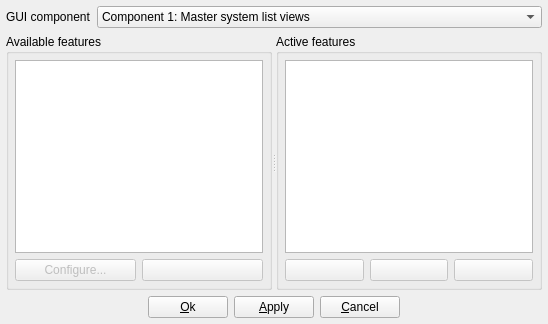
<?xml version="1.0" encoding="UTF-8"?>
<ui version="4.0">
 <author>R. Reucher</author>
 <class>ComponentSetup</class>
 <widget class="QDialog" name="ComponentSetup">
  <property name="geometry">
   <rect>
    <x>0</x>
    <y>0</y>
    <width>548</width>
    <height>324</height>
   </rect>
  </property>
  <property name="windowTitle">
   <string>Component setup</string>
  </property>
  <layout class="QGridLayout" name="gridLayout" rowstretch="0,1,0">
   <item row="0" column="0">
    <layout class="QHBoxLayout" name="horizontalLayout1">
     <item>
      <widget class="QLabel" name="labelGuiComponent">
       <property name="text">
        <string>GUI component</string>
       </property>
      </widget>
     </item>
     <item>
      <widget class="QComboBox" name="comboBoxComponents">
       <property name="sizePolicy">
        <sizepolicy hsizetype="MinimumExpanding" vsizetype="Fixed">
         <horstretch>0</horstretch>
         <verstretch>0</verstretch>
        </sizepolicy>
       </property>
       <property name="toolTip">
        <string>Select GUI component to set up</string>
       </property>
       <item>
        <property name="text">
         <string>Component 1: Master system list views</string>
        </property>
       </item>
       <item>
        <property name="text">
         <string>Component 2: System-specific detail tabs</string>
        </property>
       </item>
       <item>
        <property name="text">
         <string>Component 3: Logs and special widgets</string>
        </property>
       </item>
       <item>
        <property name="text">
         <string>Component 4: Software-detail widget</string>
        </property>
       </item>
      </widget>
     </item>
    </layout>
   </item>
   <item row="1" column="0">
    <widget class="QSplitter" name="hSplitter">
     <property name="orientation">
      <enum>Qt::Horizontal</enum>
     </property>
     <property name="childrenCollapsible">
      <bool>false</bool>
     </property>
     <widget class="QGroupBox" name="groupBoxAvailableFeatures">
      <property name="title">
       <string>Available features</string>
      </property>
      <layout class="QGridLayout" name="gridLayoutAvailableFeatures">
       <item row="0" column="0">
        <widget class="QListWidget" name="listWidgetAvailableFeatures">
         <property name="toolTip">
          <string>List of available features</string>
         </property>
         <property name="selectionMode">
          <enum>QAbstractItemView::ExtendedSelection</enum>
         </property>
        </widget>
       </item>
       <item row="1" column="0">
        <layout class="QHBoxLayout" name="horizontalLayout2">
         <item>
          <widget class="QPushButton" name="pushButtonConfigureFeature">
           <property name="enabled">
            <bool>false</bool>
           </property>
           <property name="sizePolicy">
            <sizepolicy hsizetype="Minimum" vsizetype="Minimum">
             <horstretch>0</horstretch>
             <verstretch>0</verstretch>
            </sizepolicy>
           </property>
           <property name="toolTip">
            <string>Configure current feature</string>
           </property>
           <property name="text">
            <string>Configure...</string>
           </property>
           <property name="icon">
            <iconset resource="qmc2.qrc">
             <normaloff>:/data/img/configure.png</normaloff>:/data/img/configure.png</iconset>
           </property>
          </widget>
         </item>
         <item>
          <widget class="QPushButton" name="pushButtonActivateFeatures">
           <property name="enabled">
            <bool>false</bool>
           </property>
           <property name="sizePolicy">
            <sizepolicy hsizetype="Minimum" vsizetype="Minimum">
             <horstretch>0</horstretch>
             <verstretch>0</verstretch>
            </sizepolicy>
           </property>
           <property name="toolTip">
            <string>Activate selected features</string>
           </property>
           <property name="text">
            <string/>
           </property>
           <property name="icon">
            <iconset resource="qmc2.qrc">
             <normaloff>:/data/img/right_action.png</normaloff>:/data/img/right_action.png</iconset>
           </property>
          </widget>
         </item>
        </layout>
       </item>
      </layout>
     </widget>
     <widget class="QGroupBox" name="groupBoxActiveFeatures">
      <property name="title">
       <string>Active features</string>
      </property>
      <layout class="QGridLayout" name="gridLayoutActiveFeatures">
       <item row="0" column="0">
        <widget class="QListWidget" name="listWidgetActiveFeatures">
         <property name="toolTip">
          <string>List of active features and their order</string>
         </property>
         <property name="selectionMode">
          <enum>QAbstractItemView::ExtendedSelection</enum>
         </property>
        </widget>
       </item>
       <item row="1" column="0">
        <layout class="QHBoxLayout" name="horizontalLayout3">
         <item>
          <widget class="QPushButton" name="pushButtonDeactivateFeatures">
           <property name="enabled">
            <bool>false</bool>
           </property>
           <property name="sizePolicy">
            <sizepolicy hsizetype="Minimum" vsizetype="Minimum">
             <horstretch>0</horstretch>
             <verstretch>0</verstretch>
            </sizepolicy>
           </property>
           <property name="toolTip">
            <string>Deactivate selected features</string>
           </property>
           <property name="icon">
            <iconset resource="qmc2.qrc">
             <normaloff>:/data/img/left_action.png</normaloff>:/data/img/left_action.png</iconset>
           </property>
          </widget>
         </item>
         <item>
          <widget class="QPushButton" name="pushButtonFeatureUp">
           <property name="enabled">
            <bool>false</bool>
           </property>
           <property name="sizePolicy">
            <sizepolicy hsizetype="Minimum" vsizetype="Minimum">
             <horstretch>0</horstretch>
             <verstretch>0</verstretch>
            </sizepolicy>
           </property>
           <property name="toolTip">
            <string>Move selected feature up</string>
           </property>
           <property name="icon">
            <iconset resource="qmc2.qrc">
             <normaloff>:/data/img/up_action.png</normaloff>:/data/img/up_action.png</iconset>
           </property>
           <property name="autoRepeat">
            <bool>true</bool>
           </property>
          </widget>
         </item>
         <item>
          <widget class="QPushButton" name="pushButtonFeatureDown">
           <property name="enabled">
            <bool>false</bool>
           </property>
           <property name="sizePolicy">
            <sizepolicy hsizetype="Minimum" vsizetype="Minimum">
             <horstretch>0</horstretch>
             <verstretch>0</verstretch>
            </sizepolicy>
           </property>
           <property name="toolTip">
            <string>Move selected feature down</string>
           </property>
           <property name="icon">
            <iconset resource="qmc2.qrc">
             <normaloff>:/data/img/down_action.png</normaloff>:/data/img/down_action.png</iconset>
           </property>
           <property name="autoRepeat">
            <bool>true</bool>
           </property>
          </widget>
         </item>
        </layout>
       </item>
      </layout>
     </widget>
    </widget>
   </item>
   <item row="2" column="0">
    <layout class="QHBoxLayout" name="horizontalLayout4">
     <item>
      <spacer name="horizontalSpacer1">
       <property name="orientation">
        <enum>Qt::Horizontal</enum>
       </property>
       <property name="sizeHint" stdset="0">
        <size>
         <width>0</width>
         <height>20</height>
        </size>
       </property>
      </spacer>
     </item>
     <item>
      <widget class="QPushButton" name="pushButtonOk">
       <property name="toolTip">
        <string>Apply component setup and close dialog</string>
       </property>
       <property name="text">
        <string>&amp;Ok</string>
       </property>
       <property name="icon">
        <iconset resource="qmc2.qrc">
         <normaloff>:/data/img/yes.png</normaloff>:/data/img/yes.png</iconset>
       </property>
      </widget>
     </item>
     <item>
      <widget class="QPushButton" name="pushButtonApply">
       <property name="toolTip">
        <string>Apply component setup</string>
       </property>
       <property name="text">
        <string>&amp;Apply</string>
       </property>
       <property name="icon">
        <iconset resource="qmc2.qrc">
         <normaloff>:/data/img/filesave.png</normaloff>:/data/img/filesave.png</iconset>
       </property>
      </widget>
     </item>
     <item>
      <widget class="QPushButton" name="pushButtonCancel">
       <property name="toolTip">
        <string>Cancel component setup and close dialog</string>
       </property>
       <property name="text">
        <string>&amp;Cancel</string>
       </property>
       <property name="icon">
        <iconset resource="qmc2.qrc">
         <normaloff>:/data/img/no.png</normaloff>:/data/img/no.png</iconset>
       </property>
      </widget>
     </item>
     <item>
      <spacer name="horizontalSpacer2">
       <property name="orientation">
        <enum>Qt::Horizontal</enum>
       </property>
       <property name="sizeHint" stdset="0">
        <size>
         <width>0</width>
         <height>20</height>
        </size>
       </property>
      </spacer>
     </item>
    </layout>
   </item>
  </layout>
 </widget>
 <layoutdefault spacing="6" margin="6"/>
 <tabstops>
  <tabstop>comboBoxComponents</tabstop>
  <tabstop>listWidgetAvailableFeatures</tabstop>
  <tabstop>listWidgetActiveFeatures</tabstop>
  <tabstop>pushButtonConfigureFeature</tabstop>
  <tabstop>pushButtonActivateFeatures</tabstop>
  <tabstop>pushButtonDeactivateFeatures</tabstop>
  <tabstop>pushButtonFeatureUp</tabstop>
  <tabstop>pushButtonFeatureDown</tabstop>
  <tabstop>pushButtonOk</tabstop>
  <tabstop>pushButtonApply</tabstop>
  <tabstop>pushButtonCancel</tabstop>
 </tabstops>
 <resources>
  <include location="qmc2.qrc"/>
 </resources>
 <connections>
  <connection>
   <sender>pushButtonOk</sender>
   <signal>clicked()</signal>
   <receiver>ComponentSetup</receiver>
   <slot>accept()</slot>
   <hints>
    <hint type="sourcelabel">
     <x>280</x>
     <y>431</y>
    </hint>
    <hint type="destinationlabel">
     <x>173</x>
     <y>426</y>
    </hint>
   </hints>
  </connection>
  <connection>
   <sender>pushButtonCancel</sender>
   <signal>clicked()</signal>
   <receiver>ComponentSetup</receiver>
   <slot>reject()</slot>
   <hints>
    <hint type="sourcelabel">
     <x>362</x>
     <y>431</y>
    </hint>
    <hint type="destinationlabel">
     <x>441</x>
     <y>423</y>
    </hint>
   </hints>
  </connection>
 </connections>
</ui>
